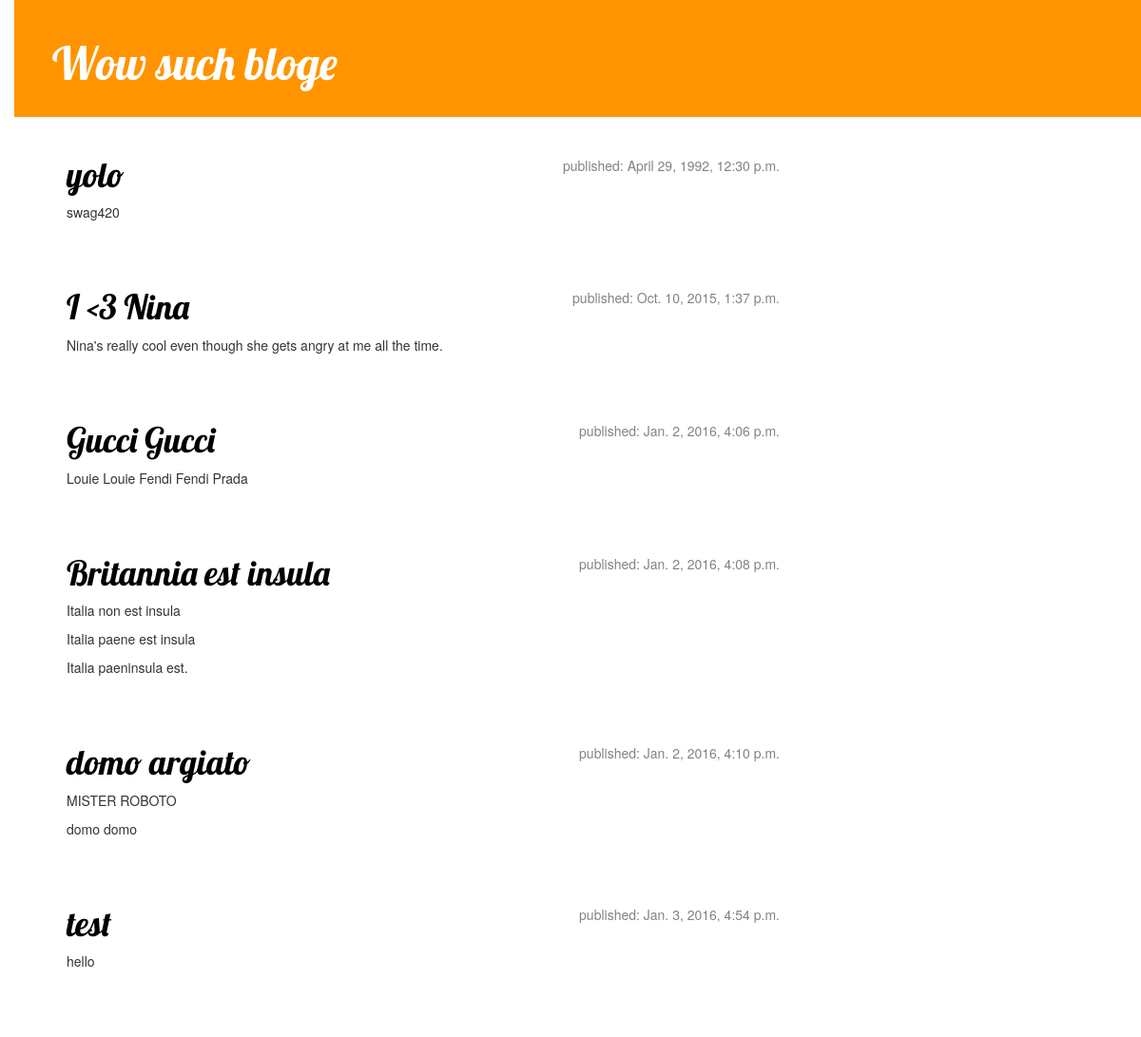
The page / on the database its author committed.
### blog/models.py (models this page shows, shortened)
class Post(models.Model):
    author = models.ForeignKey('auth.User')
    title = models.CharField(max_length=200)
    text = models.TextField()
    created_date = models.DateTimeField(default=timezone.now())
    published_date = models.DateTimeField(blank=True, null=True)

### blog/views.py (the view)
def post_list(request):
    posts = Post.objects.filter(published_date__lte=timezone.now()).order_by('published_date')
    return render(request=request, template_name='blog/post_list.html', context={'posts': posts})

### blog/templates/blog/post_list.html
{% extends 'blog/base.html' %}
{% block content %}
    {% for post in posts %}
        <div class="post">
            <div class="date">
                <p>published: {{ post.published_date }}</p>
            </div>
            <h1><a href="{% url 'post_detail' pk=post.pk %}">{{ post.title }}</a></h1>
            <p> {{ post.text|linebreaks }}</p>
        </div>
    {% endfor %}
{% endblock %}

### blog/templates/blog/base.html (shortened to what this page needs)
{% load staticfiles %}
<html>
    <head>
        <link rel="stylesheet" href="//maxcdn.bootstrapcdn.com/bootstrap/3.2.0/css/bootstrap.min.css">
        <link rel="stylesheet" href="//maxcdn.bootstrapcdn.com/bootstrap/3.2.0/css/bootstrap-theme.min.css">
        <link rel="stylesheet" href="{% static 'css/blog.css' %}">
    </head>
    <body>
        <div class="page-header">
            <h1><a href="">Wow such bloge</a></h1>
        </div>
        <div class="content container">
            <div class="row">
                <div class="col-md-8">
                    {% block content %}
                    {% endblock %}
                </div>
            </div>
        </div>
    </body>
</html>

### blog/static/css/blog.css (style rules this page uses)
h1 a { color: #FCA205; font-family: 'Lobster'; }
body { padding-left: 15px; }
.page-header { background-color: #ff9400; margin-top: 0; padding: 20px 20px 20px 40px; }
.page-header h1, .page-header h1 a, .page-header h1 a:visited, .page-header h1 a:active { color: #ffffff; font-size: 36pt; text-decoration: none; }
.content { margin-left: 40px; }
h1, h2, h3, h4 { font-family: 'Lobster', cursive; }
.date { float: right; color: #828282; }
.post { margin-bottom: 70px; }
.post h1 a, .post h1 a:visited { color: #000000; }

### rows shown on the page
Post: published_date "April 29, 1992, 12:30 p.m.", title "yolo", text "swag420"
Post: published_date "Oct. 10, 2015, 1:37 p.m.", title "I <3 Nina", text "Nina's really cool even though she gets angry at me all the time."
Post: published_date "Jan. 2, 2016, 4:06 p.m.", title "Gucci Gucci", text "Louie Louie Fendi Fendi Prada"
Post: published_date "Jan. 2, 2016, 4:08 p.m.", title "Britannia est insula", text "Italia non est insula Italia paene est insula Italia paeninsula est."
Post: published_date "Jan. 2, 2016, 4:10 p.m.", title "domo argiato", text "MISTER ROBOTO domo domo"
Post: published_date "Jan. 3, 2016, 4:54 p.m.", title "test", text "hello"
